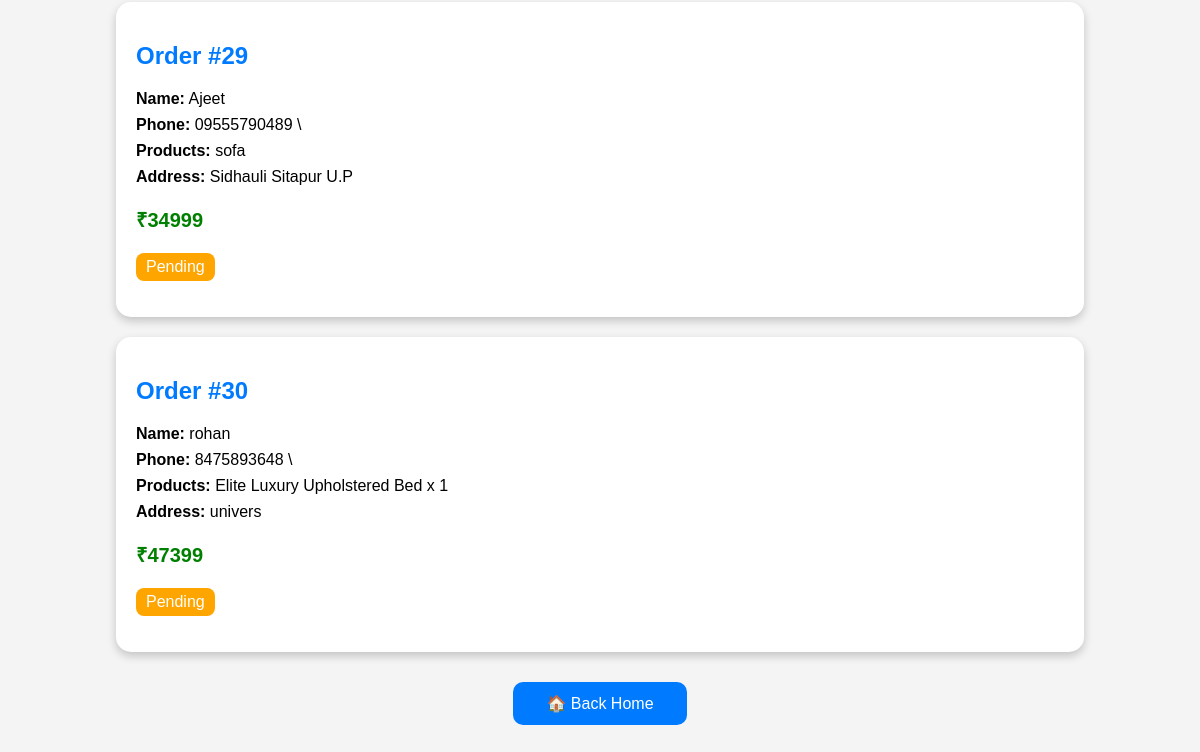
Page /myorders/ (signed in, lower part) on the earlier database version.
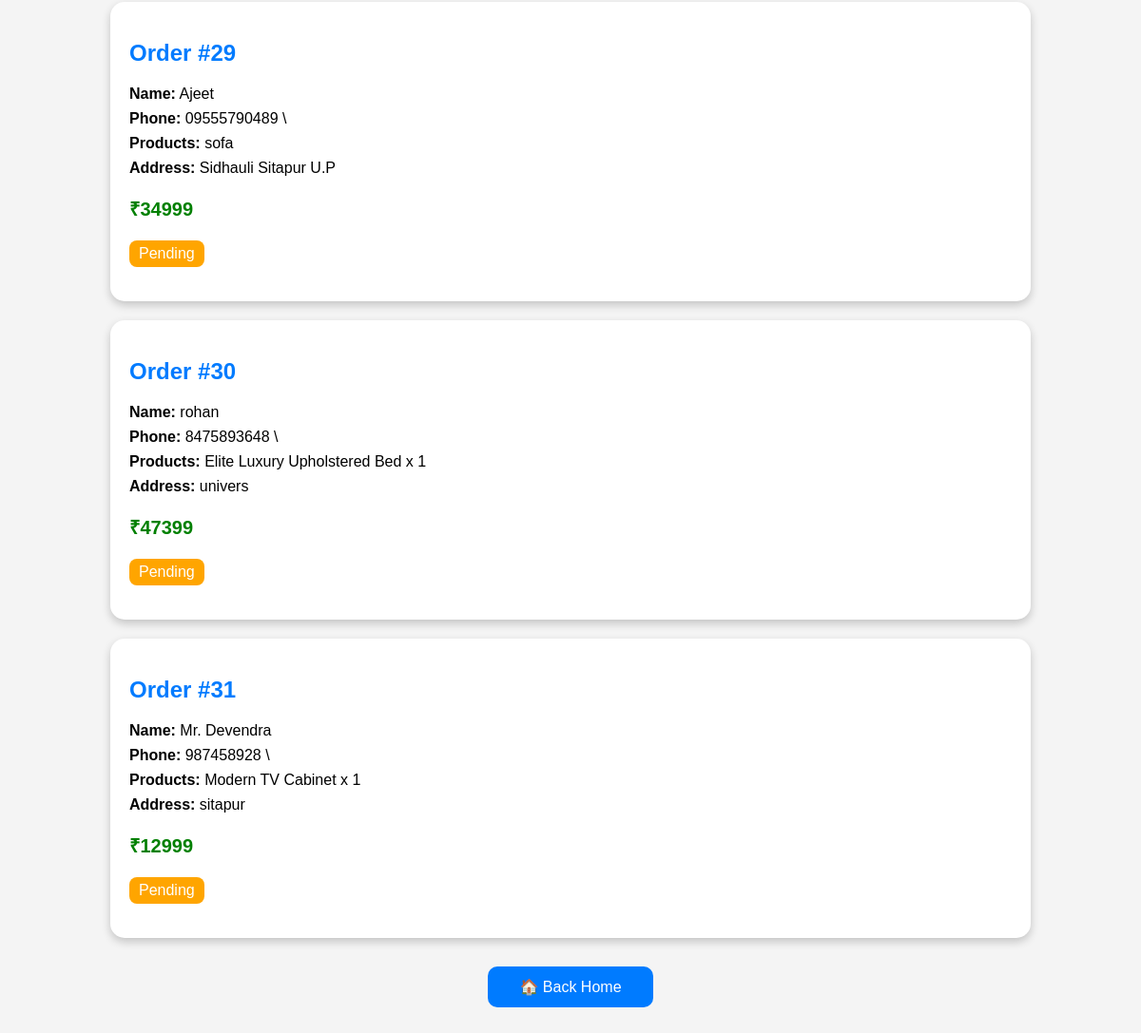
Same page on the later database version.
### store/models.py (models this page shows, shortened)
class Order(models.Model):
    name = models.CharField(max_length=100)
    product = models.TextField(
        null=True,
        blank=True
    )
    address = models.TextField()
    phone = models.CharField(
        max_length=15
    )
    total_price = models.IntegerField()
    created_at = models.DateTimeField(
        auto_now_add=True,
        null=True
    )

### store/views.py (the view)
# urls.py: path('myorders/', views.my_orders, name='my_orders'),
@login_required(login_url="login")
def my_orders(request):
    orders = Order.objects.all()
    return render(
        request,
        "my_orders.html",
        {
            "orders": orders
        }
    )

### store/templates/my_orders.html (shortened to what this page needs)
<!DOCTYPE html>
<html>
<head>
</head>
<body>
<div class="order-container">
{% for order in orders %}
<div class="order-card">
<h2>Order #{{order.id}}</h2>
<p class="info">
<strong>Name:</strong>
{{order.name}}
</p>
<p class="info">
<strong>Phone:</strong>
{{order.phone}}                  \
</p>
<p class="info">
<strong>Products:</strong>
{{order.product}}
</p>
<p class="info">
<strong>Address:</strong>
{{order.address}}
</p>
<p class="price">
₹{{order.total_price}}
</p>
<p>
<span class="status">
Pending
</span>
</p>
</div>
{% empty %}
<h2 style="text-align:center;">
No Orders Found
</h2>
{% endfor %}
</div>
<a href="/" class="home-btn">
🏠 Back Home
</a>
</body>
</html>

Differences in the rows shown:
added Order: id "31", name "Mr. Devendra", phone "987458928", product "Modern TV Cabinet x 1", address "sitapur", total_price "12999"
